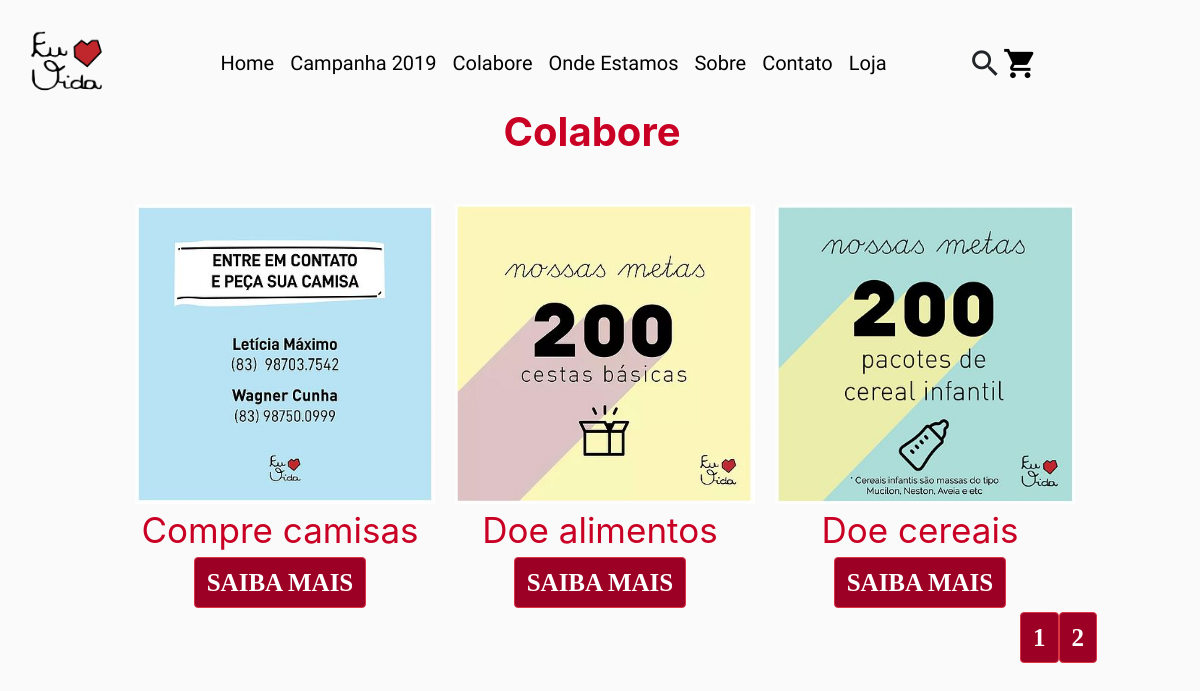
Page /colabore/ on the committed database.
### colabore/models.py (models this page shows, shortened)
class Colabore(models.Model):
    doacao = models.CharField(max_length=150, default="")
    imagem = models.ImageField(upload_to= 'images')
    textinho = models.CharField(max_length=1500, default="")
    class Meta:
        verbose_name = 'Colabore'
        verbose_name_plural = 'Doações'
        ordering = ['doacao']

### colabore/views.py (the view)
class ColaboreListView(generic.ListView):
	model = Colabore
	template_name = 'colabore/colabore.html'
	context_object_name = 'doacoes'
	paginate_by = 3

### templates/colabore/colabore.html (shortened to what this page needs)
{% extends "base.html" %}
{% load static %}
{% block conteudo %}
<h1 id="Titulo">Colabore</h1>
<div class="row" style="width: 80%; margin-left: 10%; margin-top: 15%">
        {%  for doacao in doacoes %}
        <div class="col-sm-6 col-md-4">
                <div class="thumbnail">
                        <a href="{% url 'euamovida-doacao' doacao.id %}">
                                <img src="{{ doacao.imagem.url }}" height="300" width="300">
                        </a>
                        <div class="caption" align="center">
                                <a href="{% url 'euamovida-doacao' doacao.id %}" style="font-size: 35px; color:#c90024; text-decoration:none;">{{ doacao.doacao }}</a>
                                <div>
                                        <a href="{% url 'euamovida-doacao' doacao.id %}" role="button" class="btn btn-danger" style="font-family: 'minimal'; font-weight: bold; font-size: 25px;">SAIBA MAIS</a>
                                </div>
                        </div>
                </div>
        </div>
        {% endfor %}
</div>
<div class="row">
        <div class="col-md-12" style="width:15%; position: absolute; margin-left: 85%;font-size: 35px;">
                <nav>
                        <ul class="pagination">
                                {% for page in page_obj.paginator.page_range %}
                                <li><a href="?page={{ page }}" role="button" class="btn btn-danger" style="font-family: 'minimal'; font-weight: bold; font-size: 25px;">{{ page }}</a></li>
                                {% endfor %}
                        </ul>
                </nav>
        </div>
</div>
{% endblock %}

### static/css/style.css (style rules this page uses)
body { background-color:#fafafa; }
ul { list-style-type: none; }
#Titulo { width: 680px; font-size: 40px; color:#c90024; font-weight: bold; position: absolute; margin-left: 21%; margin-top: 7%; text-align: center; }
.btn, btn-danger { background-color: #9c0024; }

### rows in the picture
Colabore: imagem (picture), doacao "Compre camisas"
Colabore: imagem (picture), doacao "Doe alimentos"
Colabore: imagem (picture), doacao "Doe cereais"

### other values in the picture
{{ page }} "1" "2"
